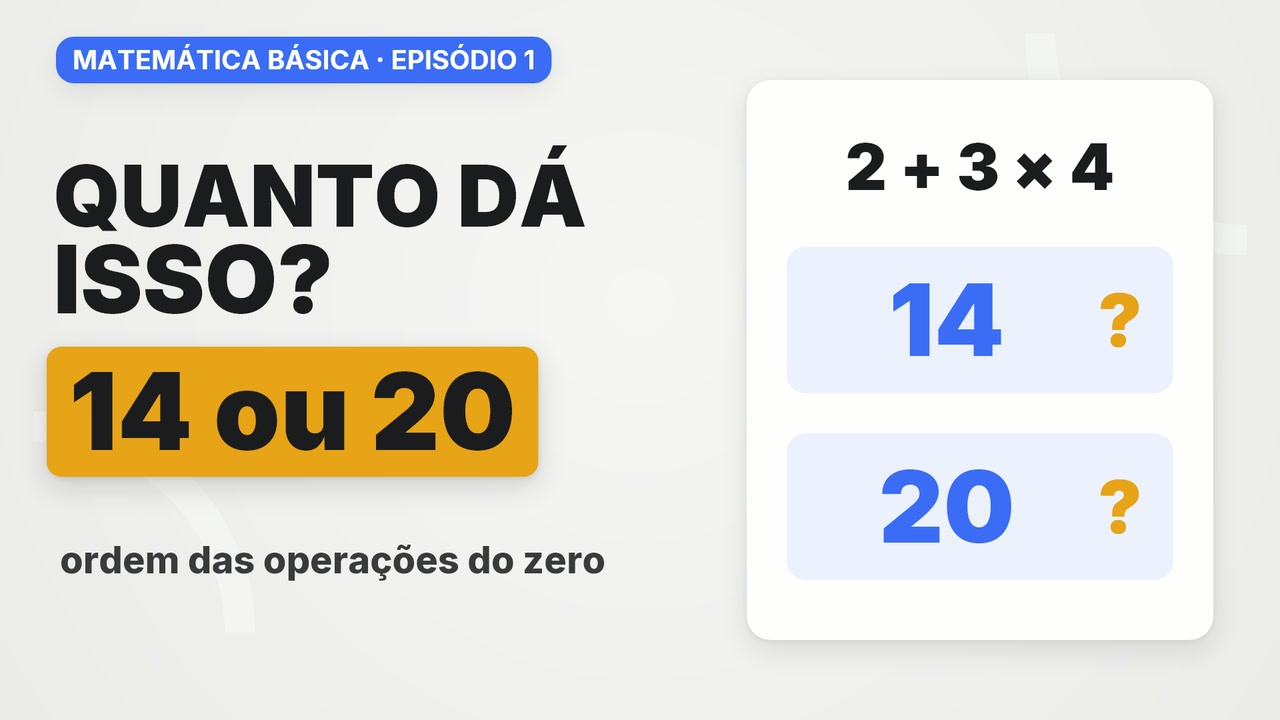
#> input picture canais/enem/010_enem_matematica_conjuntos/ep1_ordem_e_sinais/youtube/capa_A_14_ou_20.jpg, 1280 x 720 px, given in place of logo_estudativo.png, which was not available
$ python convite.py
#> lines starting #> are read from the running program, lines starting #| are printed output that depends on the picture; after the words box and inside, x2 and y2 are one past the last pixel; in counts of white or black regions, pixels touching at a corner belong together; pictures that were not available may be replaced by others from this repository, and a replacement may not be noted
# Short-convite (1080x1920): "As aulas de Operações e Conjuntos Numéricos estão prontas"
# Narração: audio/narracao.wav (Gemini TTS local, voz Neno) · tempos: audio/palavras.json (faster-whisper)
# Trechos das aulas (sem som) tirados dos finais dos 5 episódios. Saída: convite_conjuntos.mp4
import json, subprocess, sys
from pathlib import Path
from PIL import Image, ImageDraw, ImageFilter, ImageFont

AQUI = Path(__file__).resolve().parent
SERIE = AQUI.parent
FONTES = SERIE.parents[2] / "_ferramentas" / "fontes" / "inter" / "extras" / "ttf"
W, H, FPS = 1080, 1920, 30
BG = (236, 236, 231)
TINTA, CINZA, BRANCO = (28, 28, 30), (110, 110, 115), (255, 255, 255)
AZUL, LARANJA, VERDE, VERMELHO, ROXO = (30, 111, 217), (255, 122, 26), (22, 150, 90), (220, 60, 60), (124, 77, 255)

# (início, fim, tipo, dados) em segundos da narração
EPS = [  # nº, título (2 linhas), cor, vídeo, início do trecho
    (1, ("Ordem das operações", "e regra de sinais"), AZUL, "ep1_ordem_e_sinais", 116.0),
    (2, ("Racional ou", "irracional?"), ROXO, "ep2_conjuntos_numericos", 19.0),
    (3, ("Intervalos reais:", "bolinha cheia ou vazia?"), VERDE, "ep3_intervalos", 118.0),
    (4, ("Diagrama de Venn:", "ponto garantido"), LARANJA, "ep4_venn", 118.0),
    (5, ("Revisão:", "as pegadinhas do ENEM"), VERMELHO, "ep5_revisao", 58.0),
]
CORTES = [0.0, 4.0, 11.2, 18.0, 22.3, 26.3, 29.65, 33.6]  # gancho, prontas, ep1..ep5, CTA
DUR = 42.6

# legenda: palavras do whisper com as correções do que foi dito
CORRIGE = {"enente": "ENEM", "Enem": "ENEM", "Enem.": "ENEM.", "bem,": "Venn,", "-se": None}


def palavras():
    ws = json.load(open(AQUI / "audio" / "palavras.json", encoding="utf-8"))[0]["words"]
    out = []
    for w in ws:
        t = CORRIGE.get(w["w"], w["w"])
        if t is None:
            out[-1]["w"] += w["w"]; out[-1]["e"] = w["e"]; continue
        out.append(dict(w=t, s=w["s"], e=w["e"]))
    return out


_F = {}
# [6 lines left out: function fonte, not called in this run]


def ease(x):
    x = max(0.0, min(1.0, x))
    return 1 - (1 - x) ** 3


def pop(x):  # ease-out com leve passada (escala de "pulo")
    x = max(0.0, min(1.0, x))
    return 1 + 2.2 * (x - 1) ** 3 + 1.2 * (x - 1) ** 2 if x < 1 else 1.0


# [10 lines left out: function texto_c, not called in this run]


def camada():
    return Image.new("RGBA", (W, H), (0, 0, 0, 0))


# [33 lines left out: functions cola, cartao, pilula, fundo, not called in this run]


LOGO = Image.open(AQUI / "logo_estudativo.png").convert("RGBA").crop((90, 180, 1190, 1010))
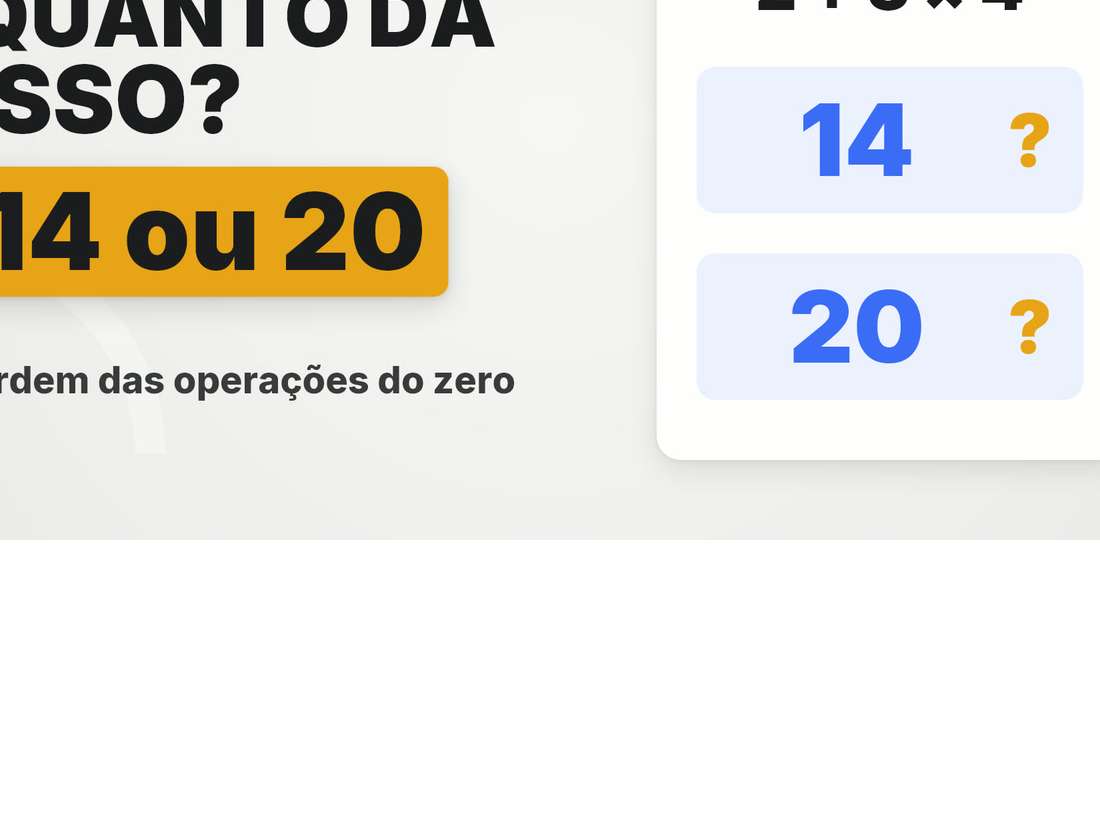
#> LOGO: PIL image 1100x830 RGBA; mean R, G, B, A 143.9, 142.2, 137.1, 165.9; transparent parts drawn white


# [5 lines left out: function logo, not called in this run]


# ---------- trechos das aulas ----------
CROP = (130, 20, 1660, 810)  # área do conteúdo no vídeo 1920x1080
CLIP_W = 1000
CLIP_H = round(CROP[3] * CLIP_W / CROP[2])


# [9 lines left out: function ler_trecho, not called in this run]


MASC = Image.new("L", (CLIP_W, CLIP_H), 0)
#> MASC: PIL image 1000x488 L; every value is 0
ImageDraw.Draw(MASC).rounded_rectangle((0, 0, CLIP_W - 1, CLIP_H - 1), 30, fill=255)
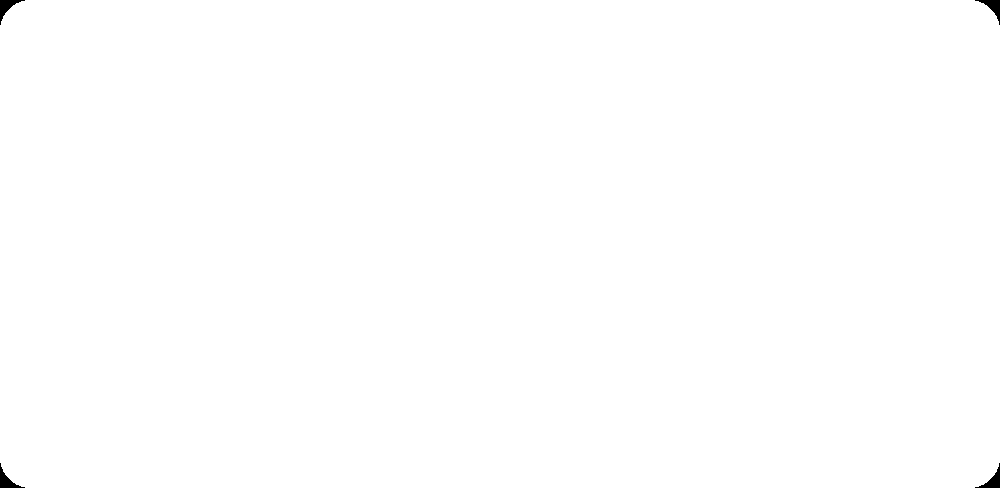
#> MASC: PIL image 1000x488 L; 99.8% white; 4 black regions, box (x1, y1, x2, y2) and area: (0, 0, 25, 25) 203, (975, 0, 1000, 25) 203, (0, 463, 25, 488) 203, (975, 463, 1000, 488) 203


# ---------- cenas ----------
def selo(lay):
    d = ImageDraw.Draw(lay)
    pilula(d, W // 2, 150, "MATEMÁTICA ENEM", 34, BRANCO, AZUL)


# [174 lines left out: functions cena_gancho, cena_prontas, cena_ep, cena_cta, grupos, legenda, not called in this run]


def main():
    so = float(sys.argv[1]) if len(sys.argv) > 1 else None  # prévia: um quadro no tempo t
    gs = grupos(palavras())
    FUNDO = fundo()
    clips = {}

    # [18 lines left out: function frame, not called in this run]

    if so is not None:
        out = AQUI / f"previa_{so:05.1f}.png"
        frame(so).save(out); print(out); return

    out = AQUI / "convite_conjuntos.mp4"
    cmd = ["ffmpeg", "-v", "error", "-y", "-f", "rawvideo", "-pix_fmt", "rgb24", "-s", f"{W}x{H}", "-r", str(FPS), "-i", "-",
           "-i", str(AQUI / "audio" / "narracao.wav"),
           "-af", "apad", "-t", str(DUR),
           "-c:v", "libx264", "-preset", "medium", "-crf", "18", "-pix_fmt", "yuv420p",
           "-c:a", "aac", "-b:a", "192k", "-movflags", "+faststart", str(out)]
    p = subprocess.Popen(cmd, stdin=subprocess.PIPE)
    for n in range(int(DUR * FPS)):
        p.stdin.write(frame(n / FPS).tobytes())
        if n % 150 == 0:
            print(f"{n / FPS:.0f}s", flush=True)
    p.stdin.close(); p.wait()
    print(out)


if __name__ == "__main__":
#> (the run stopped early here; a loop or call above may not have finished)

$ run again, on canais/enem/011_enem_quimica_materia/ep4_fases_componentes/youtube/capa_B_foto_receita.jpg
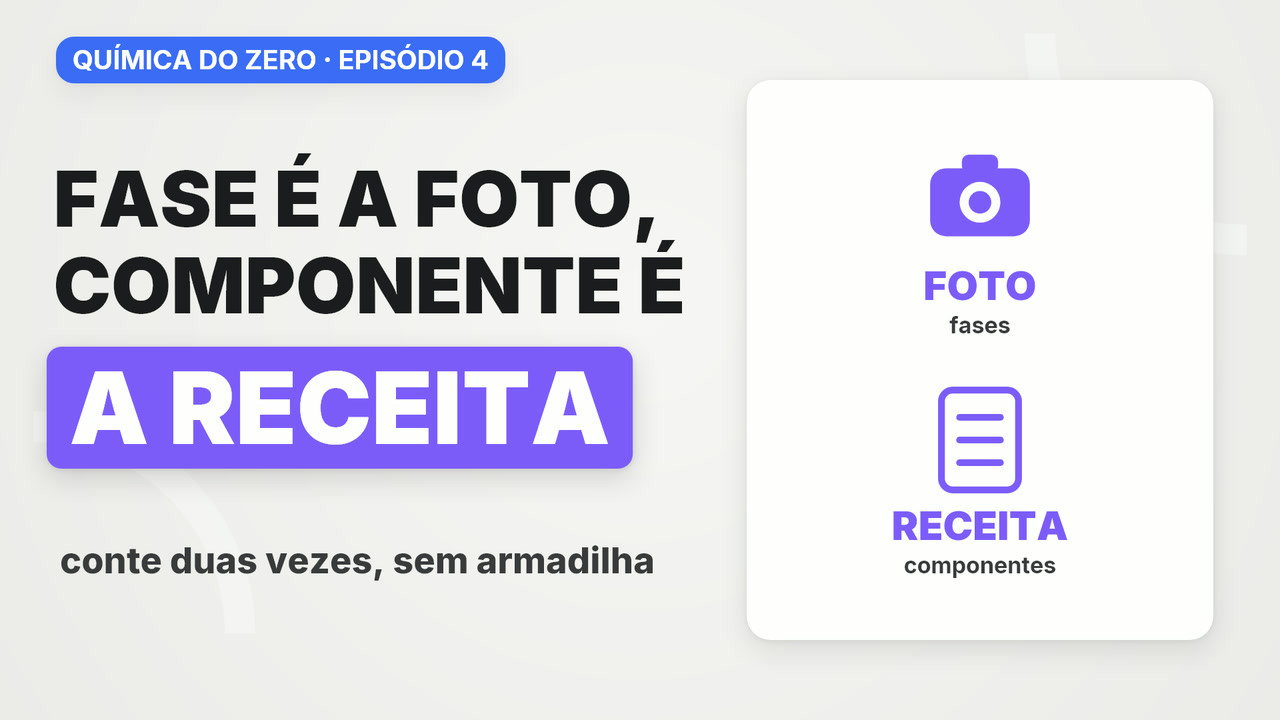
#> input picture canais/enem/011_enem_quimica_materia/ep4_fases_componentes/youtube/capa_B_foto_receita.jpg, 1280 x 720 px, given in place of logo_estudativo.png, which was not available
#> `LOGO = Image.open(AQUI / "logo_estudativo.png").convert("RGBA").crop((..`:
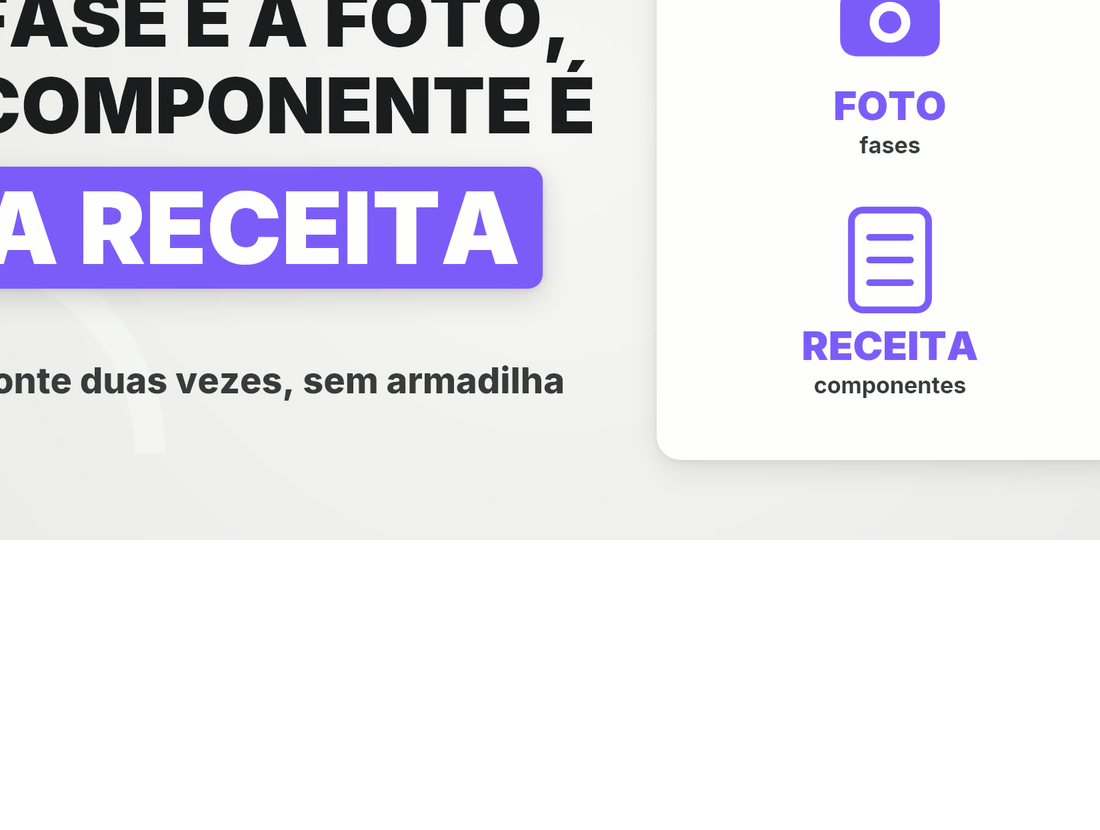
#> LOGO: PIL image 1100x830 RGBA; mean R, G, B, A 142.5, 141, 149.4, 165.9; transparent parts drawn white

$ run again, on canais/enem/013_enem_linguagens_compreensao/ep6_tese_implicita/youtube/capa_C_fotografo.jpg
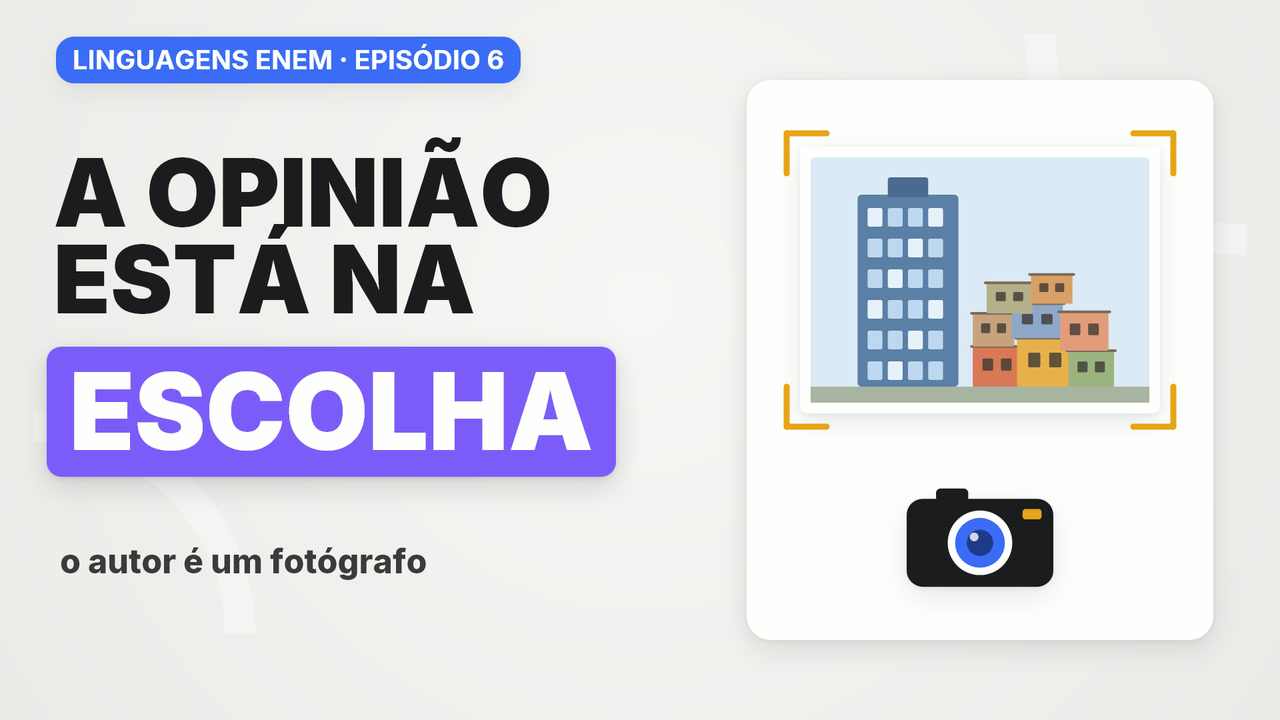
#> input picture canais/enem/013_enem_linguagens_compreensao/ep6_tese_implicita/youtube/capa_C_fotografo.jpg, 1280 x 720 px, given in place of logo_estudativo.png, which was not available
#> `LOGO = Image.open(AQUI / "logo_estudativo.png").convert("RGBA").crop((..`:
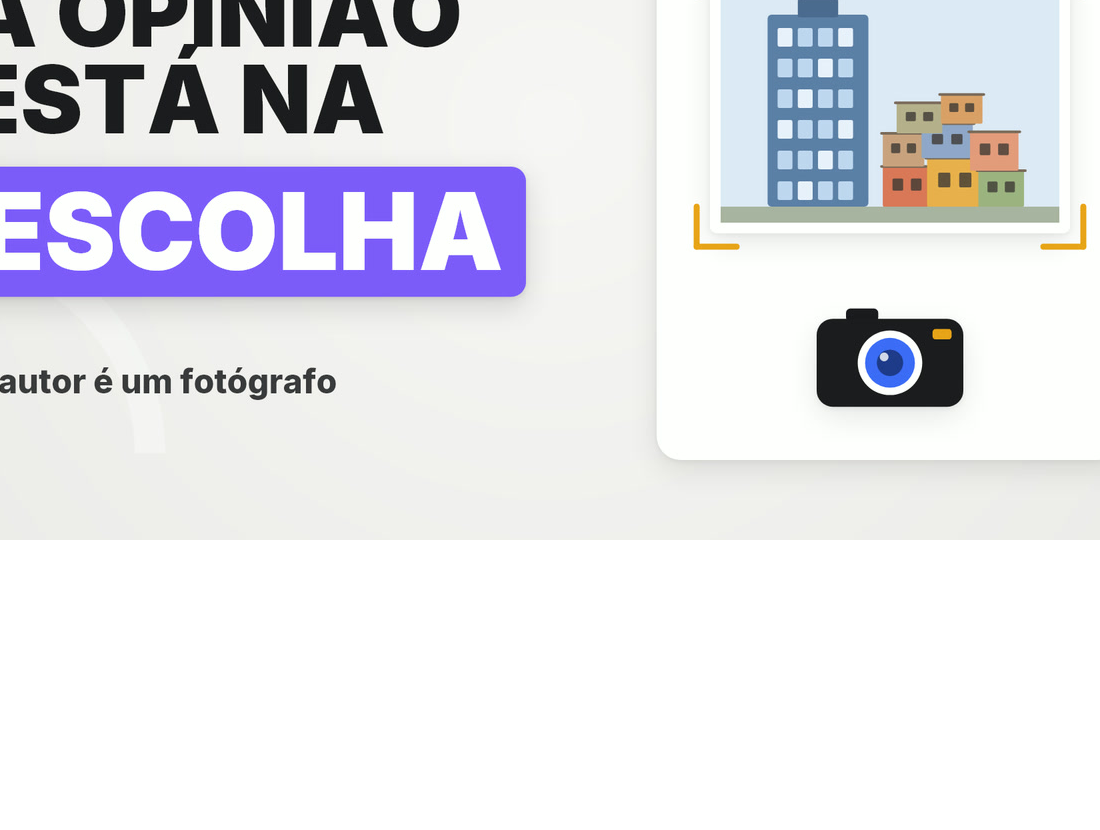
#> LOGO: PIL image 1100x830 RGBA; mean R, G, B, A 137.7, 137.4, 144.5, 165.9; transparent parts drawn white
